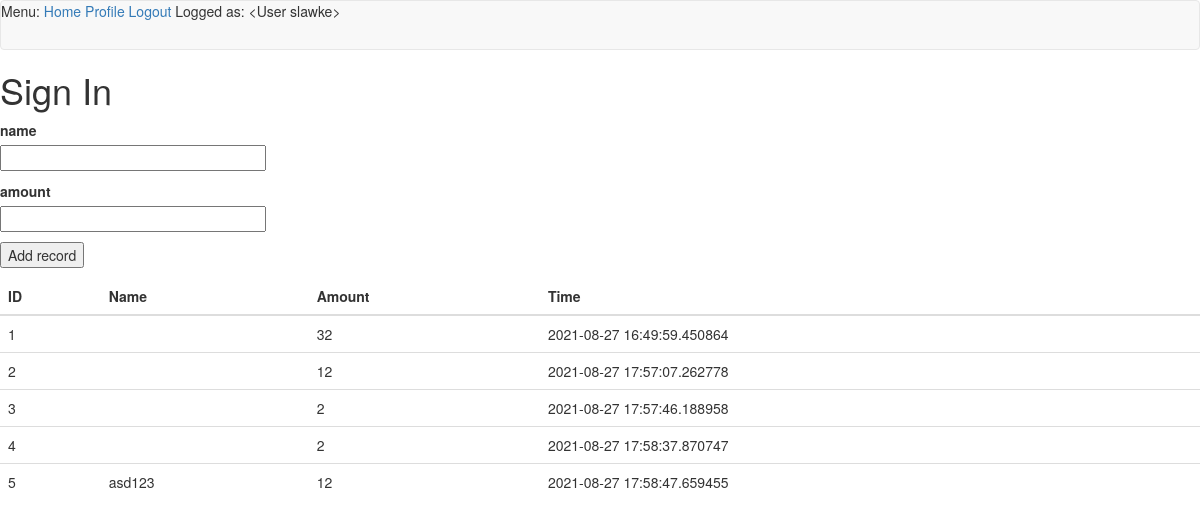
Before: /add (signed in) with the older database file.
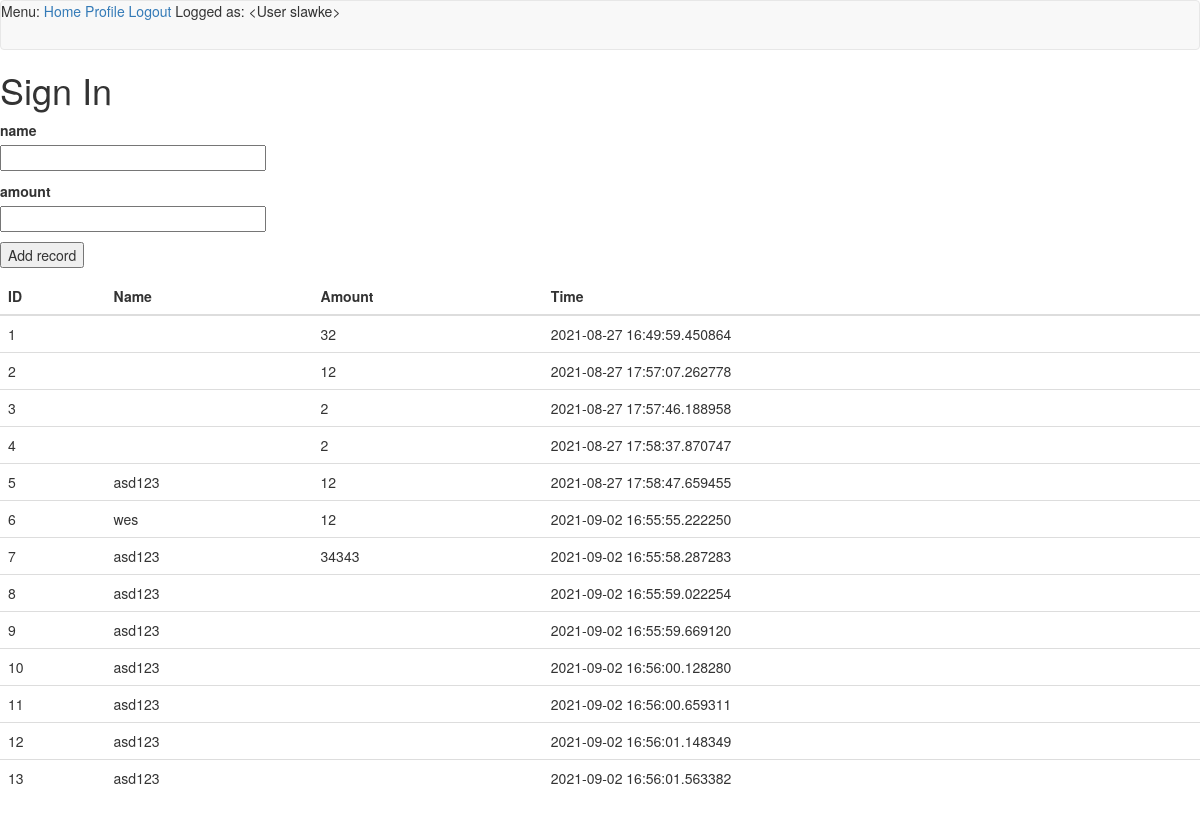
After: the same page with the newer database file.
### app/models.py (models this page shows, shortened)
class User(UserMixin, db.Model):
    id = db.Column(db.Integer, primary_key=True)
    username = db.Column(db.String(64), index=True, unique=True)
    email = db.Column(db.String(120), index=True, unique=True)
    password_hash = db.Column(db.String(128))
    posts = db.relationship('Post', backref='author', lazy='dynamic')
    def __repr__(self):
        return '<User {}>'.format(self.username)

class Expenses(db.Model):
    id = db.Column(db.Integer, primary_key=True)
    name = db.Column(db.String)
    amount = db.Column(db.String(140))
    timestamp = db.Column(db.DateTime, index=True, default=datetime.utcnow)
    user_id = db.Column(db.String, db.ForeignKey('user.id')) #nullable=False eventually try
    user_nick = db.relationship('User', backref=db.backref('users', lazy=True))

### app/routes.py (the view)
@app.route('/add', methods=['GET', 'POST'])
def add():
    form = ExpensesForm()
    exp = Expenses.query.all()
    return render_template('add.html', title='Add', form=form, exp=exp)

### app/forms.py
class ExpensesForm(FlaskForm):
    name = StringField('name', validators=[DataRequired()])
    amount = StringField('amount', validators=[DataRequired()])
    add = SubmitField('Add record')

### app/models.py (called while the page is built)
@login.user_loader
def load_user(id):
    return User.query.get(int(id))

### app/templates/add.html (shortened to what this page needs)
{% extends "base.html" %}
{% block content %}
<body>
    <h1>Sign In</h1>
    <form action="" method="post" novalidate>
        <p>
            {{ form.name.label }}<br>
            {{ form.name(size=32) }}
        </p>
        <p>
            {{ form.amount.label }}<br>
            {{ form.amount(size=32) }}
        </p>
        <p>{{ form.add() }}</p>
    </form>
<table class="table table-sm ">
    <thead>
    <tr>
        <th>ID</th>
        <th>Name</th>
        <th>Amount</th>
        <th>Time</th>
    </tr>
    {% for expenses in exp %}
    <tr>
        <td>{{ expenses.id }} </a></td>
        <td>{{ expenses.name }}</td>
        <td>{{ expenses.amount }}</td>
        <td>{{ expenses.timestamp }}</td>
    </tr>
    {% endfor %}
    </thead>
</table>
</body>
{% endblock %}

### app/templates/base.html (shortened to what this page needs)
{% extends 'bootstrap/base.html' %}
{% block navbar %}
    <nav class="navbar navbar-default">
        <div>
            Menu:
            <a href="{{ url_for('index') }}">Home</a>
            {% if current_user.is_anonymous %}
            <a href="{{ url_for('login') }}">Login</a>
            <a href="{{ url_for('register') }}">Register</a>
            {% else %}
            <a href="{{ url_for('user', username=current_user.username) }}">Profile</a>
            <a href="{{ url_for('logout') }}">Logout</a>
            {% endif %}
            Logged as: {{ current_user }}
        </div>
    </nav>
{% endblock %}

Changed rows visible on the page:
added Expenses: id "6", name "wes", amount "12", timestamp "2021-09-02 16:55:55.222250"
added Expenses: id "7", name "asd123", amount "34343", timestamp "2021-09-02 16:55:58.287283"
added Expenses: id "8", name "asd123", timestamp "2021-09-02 16:55:59.022254"
added Expenses: id "9", name "asd123", timestamp "2021-09-02 16:55:59.669120"
added Expenses: id "10", name "asd123", timestamp "2021-09-02 16:56:00.128280"
added Expenses: id "11", name "asd123", timestamp "2021-09-02 16:56:00.659311"
added Expenses: id "12", name "asd123", timestamp "2021-09-02 16:56:01.148349"
added Expenses: id "13", name "asd123", timestamp "2021-09-02 16:56:01.563382"
